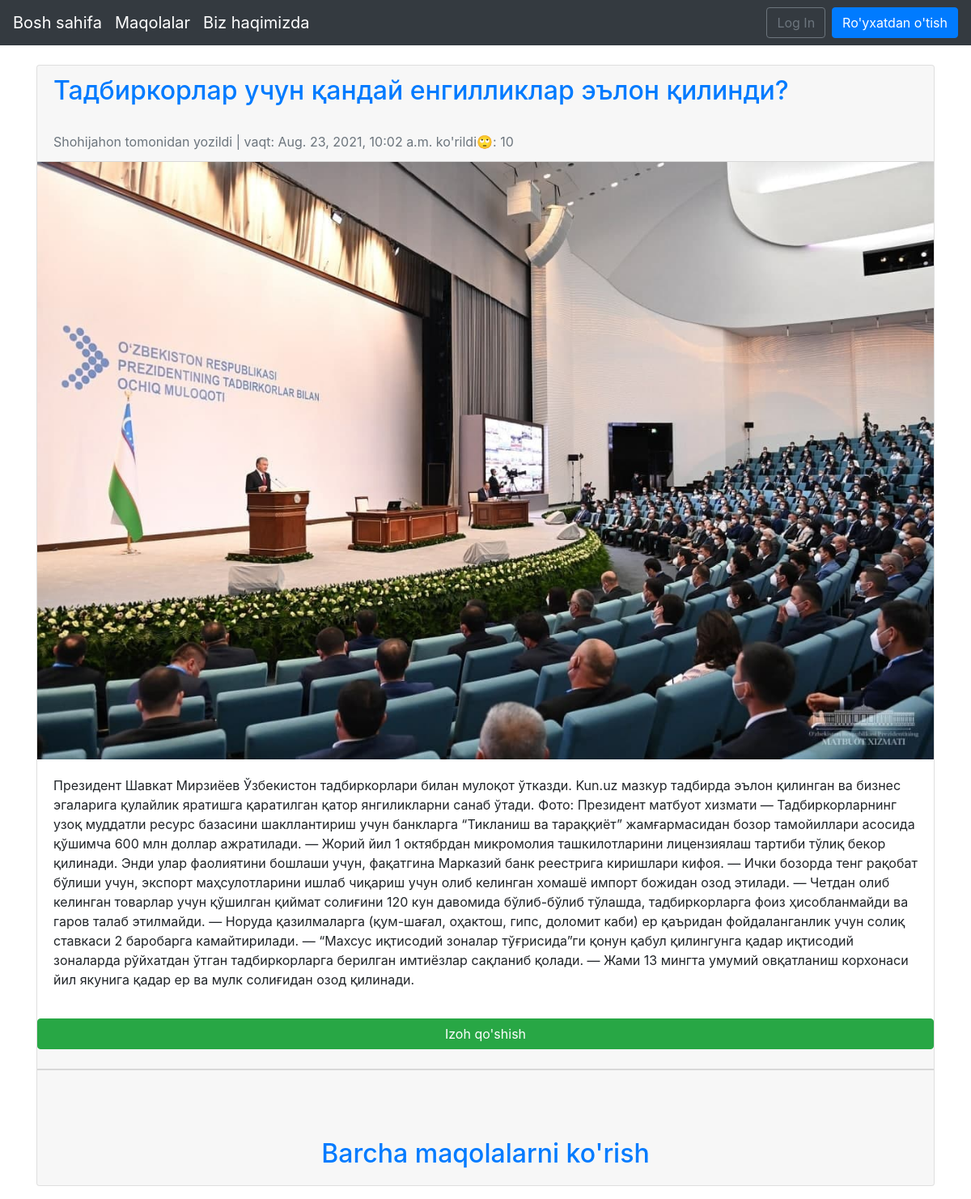
The page /articles/5/ on the database its author committed.
### articles/models.py (models this page shows, shortened)
class Article(models.Model):
    title = models.CharField(max_length=255)
    photo = models.ImageField(upload_to='images/', blank=True, null=True) # blank=True : rasmi yoq maqolalar xatolik bermasligi un
    body = models.TextField()
    date = models.DateTimeField(auto_now_add=True)
    author = models.ForeignKey(
        get_user_model(),
        on_delete=models.CASCADE,
        )
    blog_view = models.IntegerField(default=0)

### users/models.py (models this page shows)
class CustomUser(AbstractUser):
    age = models.PositiveIntegerField(null=True, blank=True)
    address = models.CharField(max_length=300)
    job = models.CharField(max_length=100)

### articles/views.py (the view)
# urls.py: path('<int:pk>/', ArticleDetailView.as_view(), name='article_detail'),
class ArticleDetailView(DetailView):
    model = Article
    template_name = 'article_detail.html'
    def get_object(self):
        obj = super().get_object()
        obj.blog_view += 1
        obj.save()
        return obj

### templates/article_detail.html (shortened to what this page needs)
{% extends 'base.html' %}
{% block content %}
<div class='card mb-3'>
    <div class='card-header'>
        <span class='font-weight-bold'><a href="{% url 'article_list' %}"><h2>{{ article.title }}</h2></a></span>
        <br>
        <span class='text-muted'>{{ article.author }} tomonidan yozildi | vaqt: {{ article.date }} ko'rildi&#128580;: {{article.blog_view}}</span>
    </div>
    {% if article.photo %}
        <a href="{% url 'article_list' %}"><img src="{{ article.photo.url }}" class="img-fluid" alt="Responsive image"  ></a>
    {% endif %}
    <div class='card-body'>
        <p>{{ article.body }}
        </p>
    </div>
    <a class="btn btn-success" type="button" href="{% url 'add_comment_to_post' pk=article.pk %}">Izoh qo'shish</a>
    <div class='card-header'>
    </div>
    <div class='card-footer text-center text-muted'>
        <br><br><br>
        <h2><a href="{% url 'article_list' %}">Barcha maqolalarni ko'rish</a></h2>
    </div>
</div>
{% endblock content %}

### rows shown on the page
Article: title "Тадбиркорлар учун қандай енгилликлар эълон қилинди?", author "Shohijahon", date "Aug. 23, 2021, 10:02 a.m.", blog_view "10", photo (picture), body "Президент Шавкат Мирзиёев Ўзбекистон тадбиркорлари билан мулоқот ўтказди. Kun.uz мазкур тадбирда эълон қилинган ва бизнес эгаларига қулайлик яратишга қаратилган қатор янгиликларни санаб ўтади. Фото: Президент матбуот хизмати — Тадбиркорларнинг узоқ муддатли ресурс базасини шакллантириш учун банкларга “Тикланиш ва тараққиёт” жамғармасидан бозор тамойиллари асосида қўшимча 600 млн доллар ажратилади. — Жорий йил 1 октябрдан микромолия ташкилотларини лицензиялаш тартиби тўлиқ бекор қилинади. Энди улар фаолиятини бошлаши учун, фақатгина Марказий банк реестрига киришлари кифоя. — Ички бозорда тенг рақобат бўлиши учун, экспорт маҳсулотларини ишлаб чиқариш учун олиб келинган хомашё импорт божидан…"
